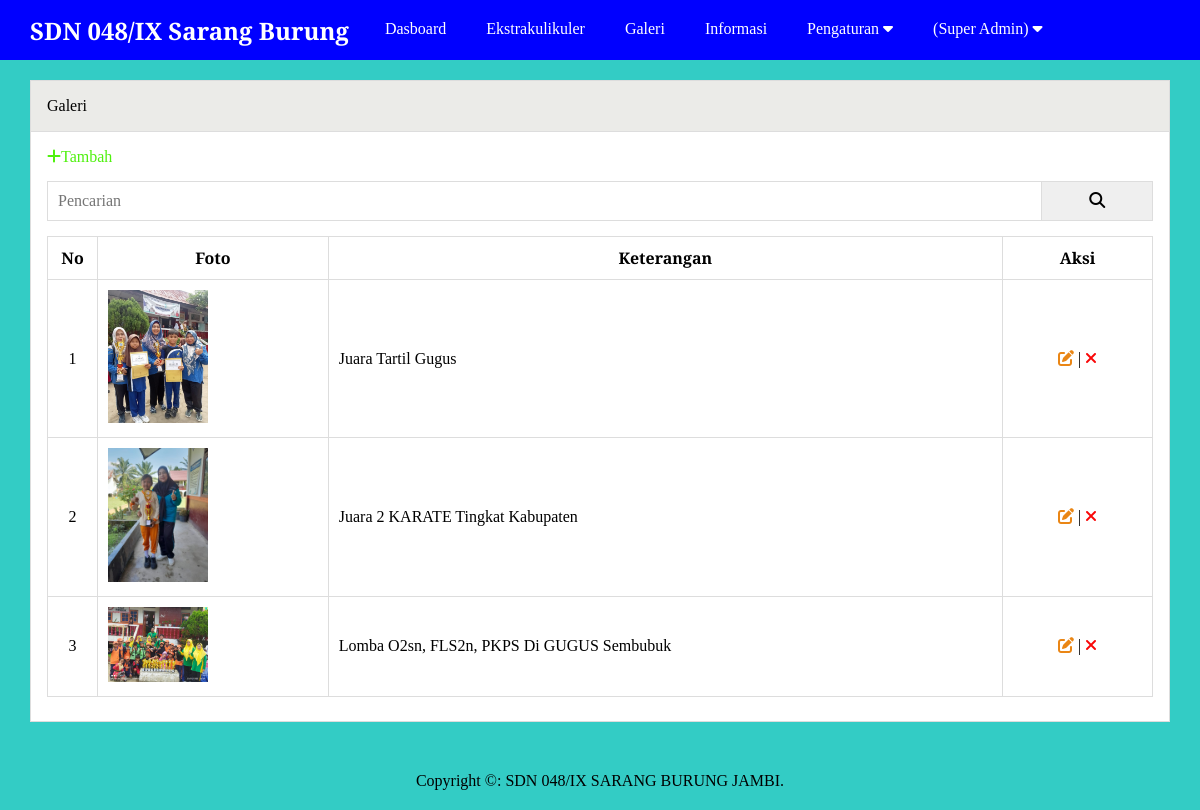
Page /admin/galeri.php (signed in) on the committed database.
### tables this page shows
CREATE TABLE `galeri` (
  `id` int(11) NOT NULL,
  `foto` varchar(50) NOT NULL,
  `keterangan` varchar(50) NOT NULL
);

CREATE TABLE `pengaturan` (
  `id` int(11) NOT NULL,
  `nama` varchar(50) NOT NULL,
  `email` varchar(50) NOT NULL,
  `telepon` varchar(20) NOT NULL,
  `alamat` text NOT NULL,
  `logo` varchar(50) NOT NULL,
  `favicon` varchar(50) NOT NULL,
  `tentang_sekolah` text NOT NULL,
  `foto_sekolah` varchar(50) NOT NULL,
  `google_maps` text NOT NULL,
  `nama_kepsek` varchar(50) NOT NULL,
  `foto_kepsek` varchar(50) NOT NULL,
  `sambutan_kepsek` text NOT NULL,
  `created_at` timestamp NOT NULL DEFAULT current_timestamp(),
  `updated_at` datetime DEFAULT NULL
);

### admin/galeri.php (the view, shortened to what this page needs)
<?php include 'header.php' ?>
		<div class="content">
			<div class="container">
				<div class="box">
					<div class="box-header">
						Galeri
					</div>
					<div class="box-body">
						<a href="tambah-galeri.php" class="text-green"><i class="fa fa-plus"></i>Tambah</a>
						<form action="">
							<div class="input-group">
								<input type="text" name="key" placeholder="Pencarian">
								<button type="submit"><i class="fa fa-search"></i></button>
							</div>
						</form>
						<table class="table">
							<thead>
								<tr>
									<th>No</th>
									<th>Foto</th>
									<th>Keterangan</th>
									<th>Aksi</th>
								</tr>
							</thead>
							<tbody>
								<?php
								$no = 1;
								$where = " WHERE 1=1";
									$galeri = mysqli_query($conn, "SELECT * FROM galeri $where ORDER BY id DESC");
										if(mysqli_num_rows($galeri) > 0){
											while ($p = mysqli_fetch_array($galeri)) {
								 ?>
								<tr>
									<td><?= $no++?></td>
									<td><img src="../uploads/galeri/<?= $p['foto'] ?>" width="100px"></td>
									<td><?= $p['keterangan'] ?></td>
									<td>
										<a href="edit-galeri.php?id=<?= $p['id'] ?>" title="Edit Data" class="text-orange"><i class="fa fa-edit"></i></a> |
										<a href="hapus.php?idgaleri=<?= $p['id'] ?>" onclick="return confirm('Yakin ingin dihapus')" title="Hapus Data" class="text-red"><i class="fa fa-times"></i></a>
									</td>
								</tr>
								<?php }}else{ ?>
									<tr>
										<td colspan="4">Data tidak ada</td>
									</tr>
								<?php } ?>
							</tbody>
						</table>
					</div>
				</div>
			</div>
		</div>
<?php include 'footer.php' ?>

### admin/footer.php
		<div class="footer">
			<div class="container text-center">
				Copyright &copy: <?= $d->nama ?>.
			</div>
		</div>
</body>
</html>

### assets/css/style.css (style rules this page uses)
* { margin: 0; padding: 0; font-family: 'Playfair Display', serif; box-sizing: border-box; }
a { text-decoration: 0; }
.container { width: 1140px; margin: 0 auto; }
.container::after { content: ""; display: block; clear: both; }
.bg-light { background-color: #33ccc5; }
.box { border: 1px solid #ddd; background-color: #fff; }
.box-header { padding: 16px; border-bottom: 1px solid #ddd; background-color: #EBEBE8; }
.box-body { padding: 16px; }
form { margin: 15px 0; }
.text-center { text-align: center !important; }
.content { padding: 80px 0 30px 0; }
.footer { padding: 20px 0; }
.table { width: 100%; border-collapse: collapse; margin: 8px 0; }
.table th, .table td { border: 1px solid #ddd; padding: 10px; }
.table td:first-child { width:50px; text-align: center; }
.table td:last-child { width:150px; text-align: center; }
.text-red { color: #f90607; }
.text-orange { color: #ea8615; }
.text-green { color: #4ff10e; }
.input-group:after { content: ""; clear: both; display: block; }
.input-group input[type="text"] { width: 90%; padding: 10px; font-size: 16px; float: left; border: 1px solid #ddd; }
.input-group button { width: 10%; padding: 10px; font-size: 16px; float: left; border: 1px solid #ddd; border-left: none; }

### rows in the picture
galeri: foto (picture), keterangan "Juara Tartil Gugus"
galeri: foto (picture), keterangan "Juara 2 KARATE Tingkat Kabupaten"
galeri: foto (picture), keterangan "Lomba O2sn, FLS2n, PKPS Di GUGUS Sembubuk"
pengaturan: nama "SDN 048/IX SARANG BURUNG JAMBI"

### other values in the picture
$_SESSION['ulevel'] "Super Admin"
